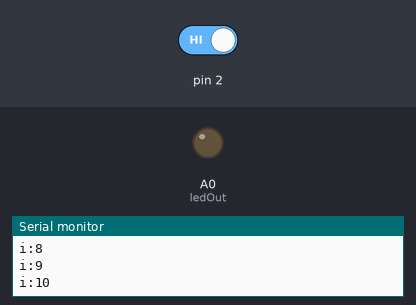
The sketch below on a simulated Arduino Uno, built with avr-gcc and run on an emulated ATmega328P. Parts: output pins drawn as LEDs (lit = HIGH), the last lines printed to the serial monitor. Dashed ring = blinking. The inputs (shaded band) are chosen by the test bench; at power-on: pin 2 HIGH.

Above: at 1.2 s.
1.3 s: pin 2 driven LOW
At 1.8 s:
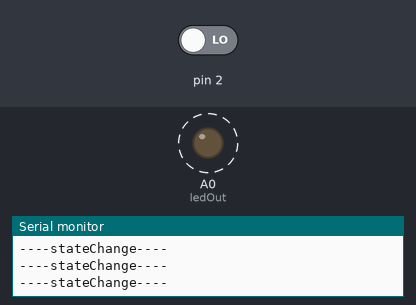
3.2 s: pin 2 driven HIGH
At 4.4 s:
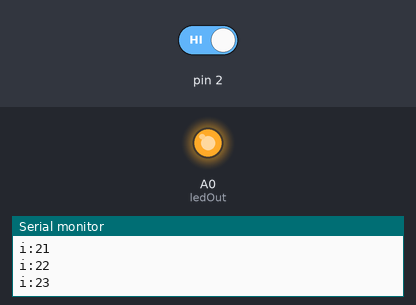
Timing chart, 0 to 6.2 s (numbered marks = the images above; inputs shaded):
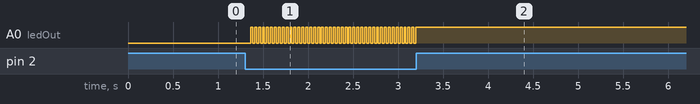

The sketch:

ZhongDuanDemo.ino
```cpp
int pbIn = 0;                  // 定义中断引脚为0，也就是D2引脚
int ledOut = A0;                // 定义输出指示灯引脚
volatile int state = LOW;      // 定义默认输入状态

void setup()
{
  // 置ledOut引脚为输出状态
  pinMode(ledOut, OUTPUT);

  // 监视中断输入引脚的变化
  attachInterrupt(pbIn, stateChange, LOW );
   Serial.begin(9600);
}

void loop()
{
  // 模拟长时间运行的进程或复杂的任务。
  for (int i = 0; i < 100; i++)
  {
    // 什么都不做，等待10毫秒
    delay(100);
    Serial.print("i:");
    Serial.println(i,DEC);
  }
}

void stateChange()
{
  if(state==HIGH){
    state=LOW;
  }else{
    state=HIGH;
  }
  digitalWrite(ledOut, state);
  Serial.println("----stateChange----");
}
```

Measured:
- after the input at 1.3 s, A0 (ledOut): alternates HIGH for 0.02 s and LOW for 0.02 s, starting after 0.06 s
- after the input at 3.2 s, A0 (ledOut): stops changing and stays HIGH
